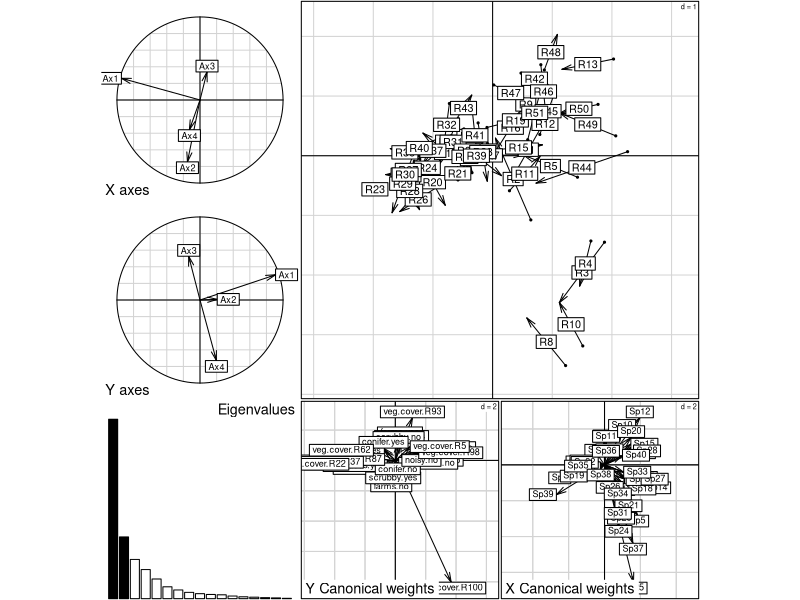

The R source for this figure:
library(ade4)


### Name: aviurba
### Title: Ecological Tables Triplet
### Aliases: aviurba
### Keywords: datasets

### ** Examples

data(aviurba)
a1 <- dudi.coa(aviurba$fau, scan = FALSE, nf=4)
a2 <- dudi.acm(aviurba$mil, row.w = a1$lw, scan = FALSE, nf = 4)
plot(coinertia(a1, a2, scan = FALSE))
